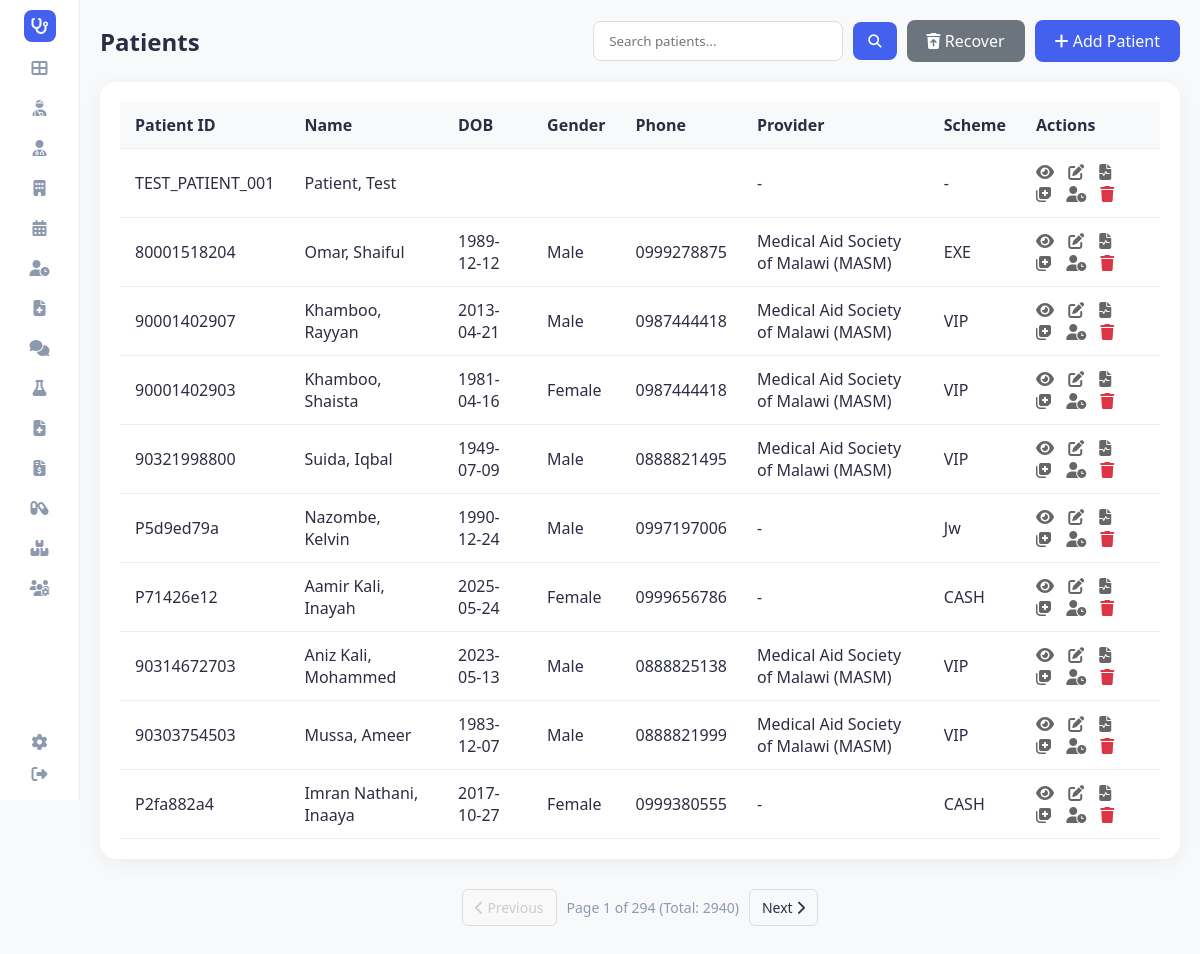
Page /patients (signed in) on the earlier database version.
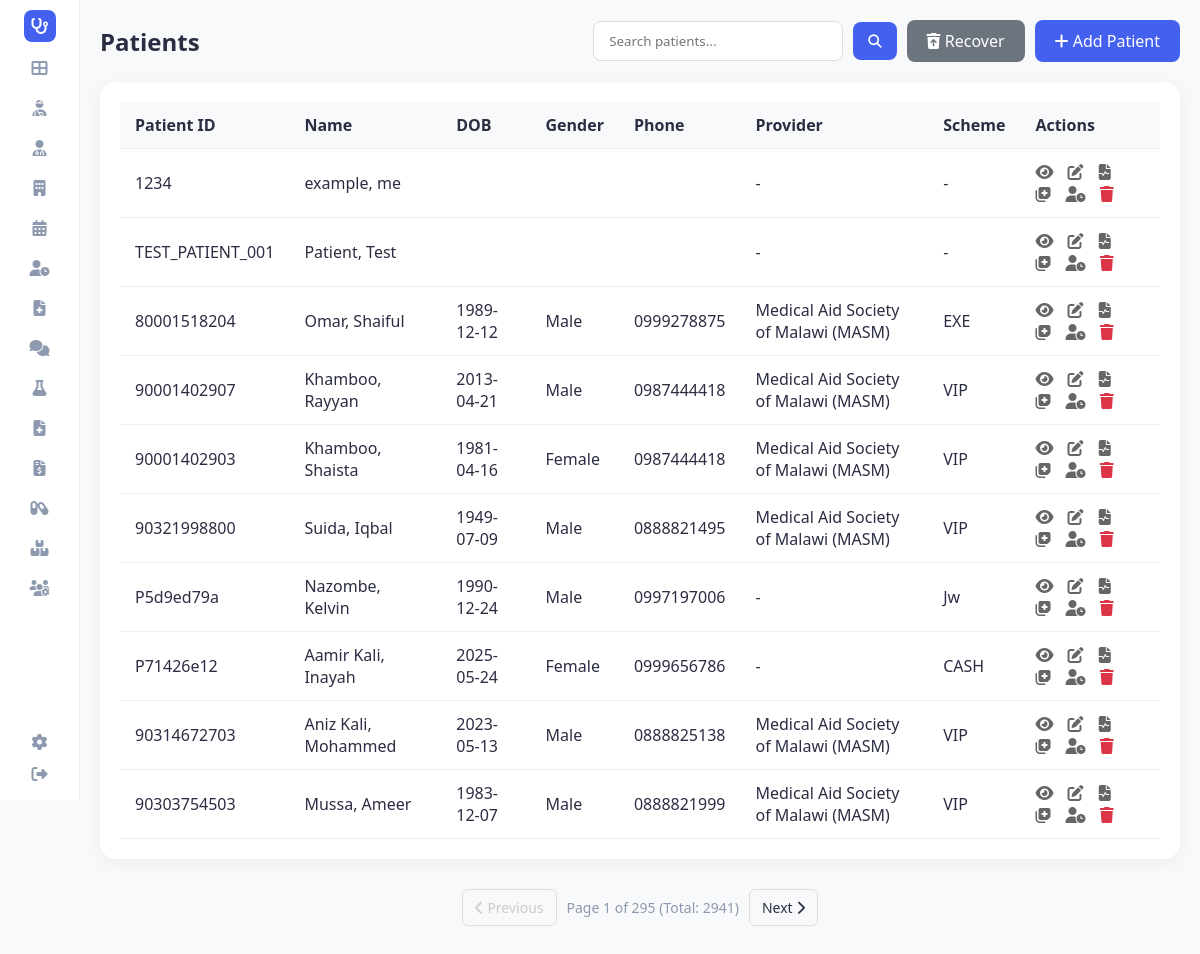
Same page on the later database version.
### tables this page shows
CREATE TABLE patients (
                patient_id TEXT PRIMARY KEY,
                first_name TEXT,
                last_name TEXT,
                date_of_birth TEXT,
                gender TEXT,
                phone TEXT,
                email TEXT,
                address TEXT,
                emergency_contact TEXT,
                blood_group TEXT,
                medical_history TEXT,
                created_date TEXT,
                scheme_provider TEXT,
                scheme_type TEXT
            , is_deleted INTEGER DEFAULT 0, deleted_at TEXT);

### app.py (the view)
@app.route('/patients')
def patients():
    page = request.args.get('page', 1, type=int)
    search_term = request.args.get('search', '').replace(',', ' ').strip()
    search_term = " ".join(search_term.split()) # Normalize multiple spaces
    per_page = 10
    conn = hms.db.get_connection()
    cursor = conn.cursor()
    if search_term:
        search_value = f"%{search_term}%"
        query_params = (search_value, search_value, search_value, search_value, search_value, search_value)
        cursor.execute("""
            SELECT * FROM patients
            WHERE is_deleted = 0 AND (
                patient_id LIKE ?
                OR first_name LIKE ?
                OR last_name LIKE ?
                OR (first_name || ' ' || last_name) LIKE ?
                OR (last_name || ' ' || first_name) LIKE ?
                OR phone LIKE ?
            )
            ORDER BY rowid DESC
            LIMIT ? OFFSET ?
        """, (*query_params, per_page, (page - 1) * per_page))
        rows = cursor.fetchall()
        cursor.execute("""
            SELECT COUNT(*) FROM patients
            WHERE is_deleted = 0 AND (
                patient_id LIKE ?
                OR first_name LIKE ?
                OR last_name LIKE ?
                OR (first_name || ' ' || last_name) LIKE ?
                OR (last_name || ' ' || first_name) LIKE ?
                OR phone LIKE ?
            )
        """, query_params)
        total_count = cursor.fetchone()[0]
    else:
        cursor.execute("""
            SELECT * FROM patients WHERE is_deleted = 0
            ORDER BY rowid DESC
            LIMIT ? OFFSET ?
        """, (per_page, (page - 1) * per_page))
        rows = cursor.fetchall()
        cursor.execute("SELECT COUNT(*) FROM patients WHERE is_deleted = 0")
        total_count = cursor.fetchone()[0]
    conn.close()
    patients = [hms.db._row_to_obj(Patient, row) for row in rows]
    total_pages = math.ceil(total_count / per_page) if total_count else 1
    return render_template(
        'patients.html',
        patients=patients,
        page=page,
        total_pages=total_pages,
        total_count=total_count,
        search_term=search_term
    )

### app.py (called while the page is built)
@app.before_request
def require_login():
    allowed_routes = ['login', 'register', 'static']
    if request.endpoint not in allowed_routes and 'user_id' not in session:
        return redirect(url_for('login'))

@app.context_processor
def inject_user():
    username = session.get('username')
    role = session.get('role')
    unread = 0
    if username:
        unread = hms.get_unread_count(username, role)
    return dict(current_user=username, current_role=role, unread_messages_count=unread, hms=hms)

### database/db_manager.py (called while the page is built)
    def get_connection(self):
        conn = sqlite3.connect(self.db_file)
        conn.row_factory = sqlite3.Row
        return conn

    def _row_to_obj(self, cls: Type[T], row: sqlite3.Row) -> T:
        d = dict(row)
        for field in fields(cls):
            if field.type in (dict, Dict[str, Any], list, List[Any]) and d.get(field.name):
                try:
                    d[field.name] = json.loads(d[field.name])
                except:
                    pass
            elif field.type == bool and field.name in d:
                d[field.name] = bool(d[field.name])
        allowed = {f.name for f in fields(cls)}
        filtered = {k: v for k, v in d.items() if k in allowed}
        return cls(**filtered)

### main.py (called while the page is built)
    def get_unread_count(self, user_id: str, role: str) -> int:
        conn = self.db.get_connection()
        cursor = conn.cursor()
        cursor.execute("""
            SELECT COUNT(*) FROM messages
            WHERE is_read = 0 AND (recipient_id = ? OR recipient_id = ? OR recipient_id = 'all')
        """, (user_id, role))
        count = cursor.fetchone()[0]
        conn.close()
        return count

### templates/patients.html (shortened to what this page needs)
<!DOCTYPE html>
<html lang="en">
<head>
    <link rel="stylesheet" href="{{ url_for('static', filename='style.css') }}">
    <link rel="stylesheet" href="https://cdnjs.cloudflare.com/ajax/libs/font-awesome/6.4.0/css/all.min.css">
</head>
<body>
    <div class="container">
        {% include 'sidebar.html' %}
        <main class="main-content">
            <div class="header-actions">
                <h2>Patients</h2>
                <div style="display: flex; gap: 10px;">
                    <form action="{{ url_for('patients') }}" method="get" class="search-form" style="display: flex; align-items: center; gap: 10px;">
                        <input type="text" name="search" placeholder="Search patients..." value="{{ search_term if search_term else '' }}" style="padding: 10px 15px; border: 1px solid #ddd; border-radius: 8px; outline: none; width: 250px;">
                        <button type="submit" style="background-color: #4361ee; color: white; border: none; padding: 10px 15px; border-radius: 8px; cursor: pointer;"><i class="fas fa-search"></i></button>
                    </form>
                    <a href="{{ url_for('deleted_patients') }}" class="btn-add" style="background-color: #6c757d;"><i class="fas fa-trash-restore"></i> Recover</a>
                    <a href="{{ url_for('add_patient') }}" class="btn-add"><i class="fas fa-plus"></i> Add Patient</a>
                </div>
            </div>
            <div class="table-container">
                <table>
                    <thead>
                        <tr>
                            <th>Patient ID</th>
                            <th>Name</th>
                            <th>DOB</th>
                            <th>Gender</th>
                            <th>Phone</th>
                            <th>Provider</th>
                            <th>Scheme</th>
                            <th>Actions</th>
                        </tr>
                    </thead>
                    <tbody>
                        {% for patient in patients %}
                        <tr ondblclick="window.location.href='{{ url_for('patient_details', patient_id=patient.patient_id) }}'" style="cursor: pointer;" title="Double click to view details">
                            <td>{{ patient.patient_id }}</td>
                            <td>{{ patient.last_name }}, {{ patient.first_name }}</td>
                            <td>{{ patient.date_of_birth }}</td>
                            <td>{{ patient.gender }}</td>
                            <td>{{ patient.phone }}</td>
                            <td>{{ patient.scheme_provider or '-' }}</td>
                            <td>{{ patient.scheme_type or '-' }}</td>
                            <td class="actions">
                                <a href="{{ url_for('patient_details', patient_id=patient.patient_id) }}" title="View"><i class="fas fa-eye"></i></a>
                                <a href="{{ url_for('edit_patient', patient_id=patient.patient_id) }}" title="Edit"><i class="fas fa-edit"></i></a>
                                <a href="{{ url_for('view_medical_records', patient_id=patient.patient_id) }}" title="View All Records"><i class="fas fa-file-medical-alt"></i></a>
                                <a href="{{ url_for('add_medical_record', patient_id=patient.patient_id) }}" title="Create Medical Record"><i class="fas fa-notes-medical"></i></a>
                                <a href="{{ url_for('add_to_queue', patient_id=patient.patient_id) }}" title="Add to Queue"><i class="fas fa-user-clock"></i></a>
                                <a href="{{ url_for('delete_patient', patient_id=patient.patient_id) }}" class="delete" title="Delete" onclick="return confirm('Are you sure you want to delete this patient?')"><i class="fas fa-trash"></i></a>
                            </td>
                        </tr>
                        {% endfor %}
                    </tbody>
                </table>
            </div>
            {% if total_pages > 1 %}
            <div class="pagination">
                <a href="{{ url_for('patients', page=page-1, search=search_term) }}" class="pagination-btn {{ 'disabled' if page == 1 else '' }}">
                    <i class="fas fa-chevron-left"></i> Previous
                </a>
                <div class="pagination-info">
                    Page {{ page }} of {{ total_pages }} (Total: {{ total_count }})
                </div>
                <a href="{{ url_for('patients', page=page+1, search=search_term) }}" class="pagination-btn {{ 'disabled' if page == total_pages else '' }}">
                    Next <i class="fas fa-chevron-right"></i>
                </a>
            </div>
            {% endif %}
        </main>
    </div>
</body>
</html>

### templates/sidebar.html
<aside class="sidebar">
    <div class="logo">
        <div class="logo-icon">
            <i class="fas fa-stethoscope"></i>
        </div>
    </div>
    <nav class="menu">
        <a href="{{ url_for('dashboard') }}" class="menu-item {% if active_page == 'dashboard' %}active{% endif %}" title="Dashboard"><i class="fas fa-th-large"></i></a>
        {% if current_role in ['admin', 'doctor', 'receptionist', 'nurse'] %}
        <a href="{{ url_for('patients') }}" class="menu-item {% if active_page == 'patients' %}active{% endif %}" title="Patients"><i class="fas fa-user-injured"></i></a>
        {% endif %}
        {% if current_role in ['admin', 'doctor', 'receptionist', 'nurse'] %}
        <a href="{{ url_for('doctors') }}" class="menu-item {% if active_page == 'doctors' %}active{% endif %}" title="Doctors"><i class="fas fa-user-md"></i></a>
        {% endif %}
        {% if current_role in ['admin', 'doctor', 'receptionist'] %}
        <a href="{{ url_for('departments') }}" class="menu-item {% if active_page == 'departments' %}active{% endif %}" title="Departments"><i class="fas fa-building"></i></a>
        {% endif %}
        {% if current_role in ['admin', 'doctor', 'receptionist', 'nurse'] %}
        <a href="{{ url_for('view_schedule') }}" class="menu-item {% if active_page == 'schedule' %}active{% endif %}" title="Schedule"><i class="fas fa-calendar-alt"></i></a>
        {% endif %}
        {% if current_role in ['admin', 'doctor', 'receptionist', 'nurse'] %}
        <a href="{{ url_for('queue_dashboard') }}" class="menu-item {% if active_page == 'queue' %}active{% endif %}" title="Queue Dashboard"><i class="fas fa-user-clock"></i></a>
        {% endif %}
        {% if current_role in ['admin', 'doctor', 'nurse'] %}
        <a href="{{ url_for('medical_records') }}" class="menu-item {% if active_page == 'medical_records' %}active{% endif %}" title="Medical Records"><i class="fas fa-file-medical"></i></a>
        {% endif %}
        <a href="{{ url_for('messages') }}" class="menu-item {% if active_page == 'messages' %}active{% endif %}" title="Messages"><i class="fas fa-comments"></i></a>
        {% if current_role in ['admin', 'doctor', 'lab_assistant', 'nurse'] %}
        <a href="{{ url_for('lab_results') }}" class="menu-item {% if active_page == 'lab_results' %}active{% endif %}" title="Lab Results"><i class="fas fa-flask"></i></a>
        {% endif %}
        {% if current_role in ['admin', 'doctor'] %}
        <a href="{{ url_for('general_reports') }}" class="menu-item {% if active_page == 'reports' %}active{% endif %}" title="Reports"><i class="fas fa-file-medical"></i></a>
        {% endif %}
        {% if current_role in ['admin', 'cashier'] %}
        <a href="{{ url_for('billing_dashboard') }}" class="menu-item {% if active_page == 'billing' %}active{% endif %}" title="Billing"><i class="fas fa-file-invoice-dollar"></i></a>
        {% endif %}
        {% if current_role in ['admin', 'doctor', 'receptionist', 'nurse'] %}
        <a href="{{ url_for('prescriptions') }}" class="menu-item {% if active_page == 'prescriptions' %}active{% endif %}" title="Prescriptions"><i class="fas fa-capsules"></i></a>
        {% endif %}
        {% if current_role in ['admin', 'cashier', 'nurse'] %}
        <a href="{{ url_for('inventory') }}" class="menu-item {% if active_page == 'inventory' %}active{% endif %}" title="Inventory"><i class="fas fa-boxes"></i></a>
        {% endif %}
        {% if current_role in ['admin', 'admin doctor', 'admin_doctor'] %}
        <a href="{{ url_for('admin_users') }}" class="menu-item {% if active_page == 'admin_users' %}active{% endif %}" title="User Management"><i class="fas fa-users-cog"></i></a>
        {% endif %}
    </nav>
    <div class="settings">
        <a href="{{ url_for('settings') }}" class="menu-item {% if active_page == 'settings' %}active{% endif %}" title="Settings"><i class="fas fa-cog"></i></a>
        <a href="{{ url_for('logout') }}" class="menu-item" title="Logout"><i class="fas fa-sign-out-alt"></i></a>
    </div>
</aside>

### static/style.css (style rules this page uses)
:root { --primary-color: #4361ee; --secondary-color: #3f37c9; --success-color: #4cc9f0; --warning-color: #f72585; --text-dark: #2b2d42; --text-light: #8d99ae; --bg-light: #f8f9fa; --white: #ffffff; --sidebar-width: 80px; --border-radius: 16px; --shadow: 0 4px 20px rgba(0, 0, 0, 0.05); }
* { margin: 0; padding: 0; box-sizing: border-box; font-family: 'Segoe UI', Tahoma, Geneva, Verdana, sans-serif; }
body { background-color: var(--bg-light); color: var(--text-dark); min-height: 100vh; margin: 0; }
.container { display: flex !important; min-height: 100vh !important; height: auto !important; overflow: visible !important; }
.main-content { flex: 1 !important; padding: 20px !important; display: flex; flex-direction: column; min-width: 0; }
.sidebar { width: var(--sidebar-width); background-color: var(--white); display: flex; flex-direction: column; align-items: center; padding: 10px 0; border-right: 1px solid #eee; position: sticky; top: 0; height: 100vh; z-index: 100; }
.logo-icon { width: 32px; height: 32px; background-color: var(--primary-color); color: white; border-radius: 8px; display: flex; justify-content: center; align-items: center; font-size: 16px; margin-bottom: 10px; }
.menu { display: flex; flex-direction: column; gap: 8px; flex: 1; overflow-y: auto; width: 100%; align-items: center; }
.menu-item { color: var(--text-light); font-size: 16px; width: 32px; height: 32px; display: flex; justify-content: center; align-items: center; border-radius: 6px; text-decoration: none; transition: all 0.3s ease; }
.pagination { display: flex; justify-content: center; align-items: center; gap: 10px; margin-top: 20px; padding: 10px; }
.pagination-btn { padding: 8px 12px; border: 1px solid #ddd; border-radius: 6px; text-decoration: none; color: var(--text-dark); transition: all 0.2s; font-size: 14px; }
.pagination-btn.disabled { color: #ccc; pointer-events: none; background-color: #f9f9f9; }
.pagination-info { font-size: 14px; color: var(--text-light); }

### templates/patients.html (style rules this page uses)
.table-container { background-color: white; padding: 20px; border-radius: 16px; box-shadow: 0 4px 20px rgba(0, 0, 0, 0.05); }
.header-actions { display: flex; justify-content: space-between; align-items: center; margin-bottom: 20px; }
.btn-add { background-color: #4361ee; color: white; padding: 10px 20px; text-decoration: none; border-radius: 8px; font-weight: 500; }
table { width: 100%; border-collapse: collapse; }
th, td { padding: 12px 15px; text-align: left; border-bottom: 1px solid #eee; }
th { background-color: #f8f9fa; font-weight: 600; }
.actions a { margin-right: 10px; color: #666; text-decoration: none; }
.actions a.delete { color: #dc3545; }

Differences in the rows shown:
no longer on this page (row unchanged): patients: patient_id "P2fa882a4", last_name "Imran Nathani", first_name "Inaaya", date_of_birth "2017-10-27", gender "Female", phone "0999380555", scheme_provider "-", scheme_type "CASH"
added patients: patient_id "1234", last_name "example", first_name "me", scheme_provider "-", scheme_type "-"
Other differences:
{{ total_pages }}: "294" → "295"
{{ total_count }}: "2940" → "2941"
